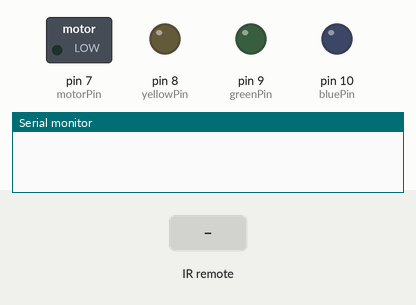
Recording of a sketch running on a simulated Arduino Uno, built with avr-gcc and run on an emulated ATmega328P. Parts: switched loads named in the sketch (green lamp = pin HIGH), output pins drawn as LEDs (lit = HIGH), the last lines printed to the serial monitor. The test bench sets the inputs (shaded band).

Above: at 1.2 s.
1.3 s: infrared code 0xFF30CF received
At 2.1 s:
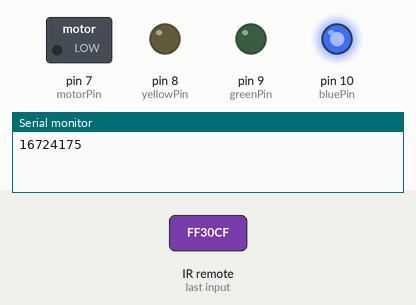
2.8 s: infrared code 0xFF18E7 received
At 4.0 s:
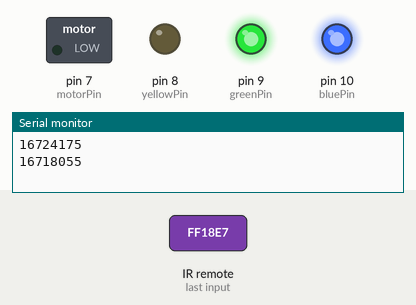
4.3 s: infrared code 0xFF10EF received
At 5.2 s:
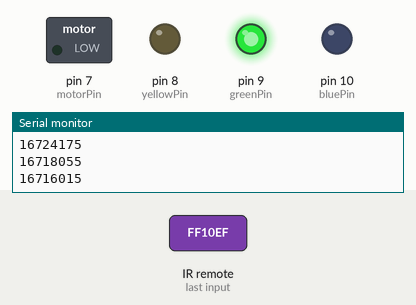
5.8 s: infrared code 0xFF7A85 received
At 6.4 s:
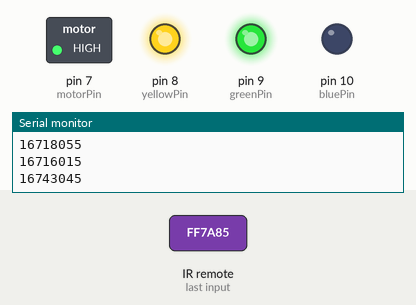
7.3 s: infrared code 0xFF38C7 received
At 7.6 s:
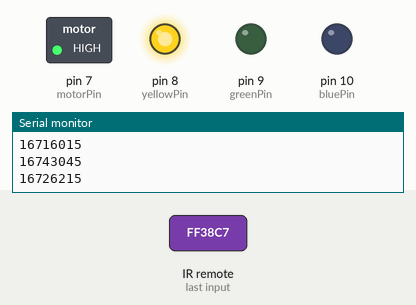
8.8 s: infrared code 0xFF5AA5 received
At 9.9 s:
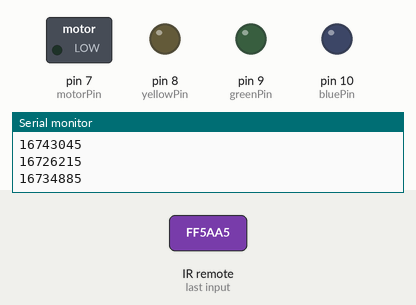
Timing chart, 0 to 11.3 s (numbered marks = the images above; inputs shaded):
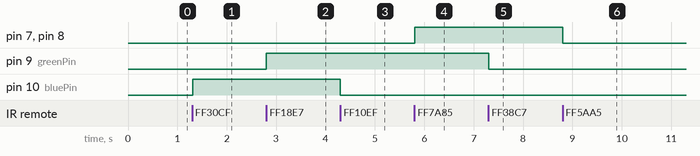

The sketch:

remote_arduino.ino
```cpp
/*
 * Modified by Rui Santos, http://randomnerdtutorialscom
 * based on IRremote Library - Ken Shirriff

1 = 16724175
2 = 16718055
3 = 16743045
4 = 16716015
5 = 16726215
6 = 16734885
7 = 16728765
8 = 16730805
9 = 16732845

*/


#include <IRremote.h>

int IR_Recv = 11;   //IR Receiver Pin 3
int bluePin = 10;
int greenPin = 9;
int yellowPin = 8;
int motorPin = 7;

IRrecv irrecv(IR_Recv);
decode_results results;

void setup(){
  Serial.begin(9600);  //starts serial communication
  irrecv.enableIRIn(); // Starts the receiver
  pinMode(bluePin, OUTPUT);      // sets the digital pin as output
  pinMode(greenPin, OUTPUT);      // sets the digital pin as output
  pinMode(yellowPin, OUTPUT);      // sets the digital pin as output
  pinMode(motorPin, OUTPUT);

}

void loop(){
  //decodes the infrared input
  if (irrecv.decode(&results)){


    long int decCode = results.value;
    Serial.println(results.value);
    //switch case to use the selected remote control button


    switch (results.value){
      case 16724175: //when you press the 1 button
        digitalWrite(bluePin, HIGH);
        break;
      case 16716015: //when you press the 4 button
        digitalWrite(bluePin, LOW);
        break;
       case 16718055: //when you press the 2 button
        digitalWrite(greenPin, HIGH);
        break;
       case 16726215: //when you press the 5 button
        digitalWrite(greenPin, LOW);
        break;
       case 16743045: //when you press the 3 button
        digitalWrite(yellowPin, HIGH);
        digitalWrite(motorPin, HIGH);
        break;
       case 16734885: //when you press the 6 button
        digitalWrite(yellowPin, LOW);
        digitalWrite(motorPin, LOW);
        break;

       /*case 16728765: //when you press the 7 button
        digitalWrite(motorPin, HIGH);
        break;

       case 16730805: //when you press the 8 button

        break;
        */

    }
    irrecv.resume(); // Receives the next value from the button you press
  }
  delay(10);
}

/*
int motorPin = 7;

void setup()
{
  pinMode(motorPin, OUTPUT);
  Serial.begin(9600);
  while (! Serial);
  Serial.println("Speed 0 to 255");
}


void loop()
{
  if (Serial.available())
  {
    int speed = Serial.parseInt();
    if (speed >= 0 && speed <= 255)
    {
      analogWrite(motorPin, speed);
    }
  }
} */
```

Measured:
- after the input at 1.3 s, pin 10 (bluePin): LOW → HIGH at once
- after the input at 2.8 s, pin 9 (greenPin): LOW → HIGH at once
- after the input at 4.3 s, pin 10 (bluePin): HIGH → LOW at once
- after the input at 5.8 s, pin 7 (motorPin), pin 8 (yellowPin): LOW → HIGH at once
- after the input at 7.3 s, pin 9 (greenPin): HIGH → LOW at once
- after the input at 8.8 s, pin 7 (motorPin), pin 8 (yellowPin): HIGH → LOW at once
